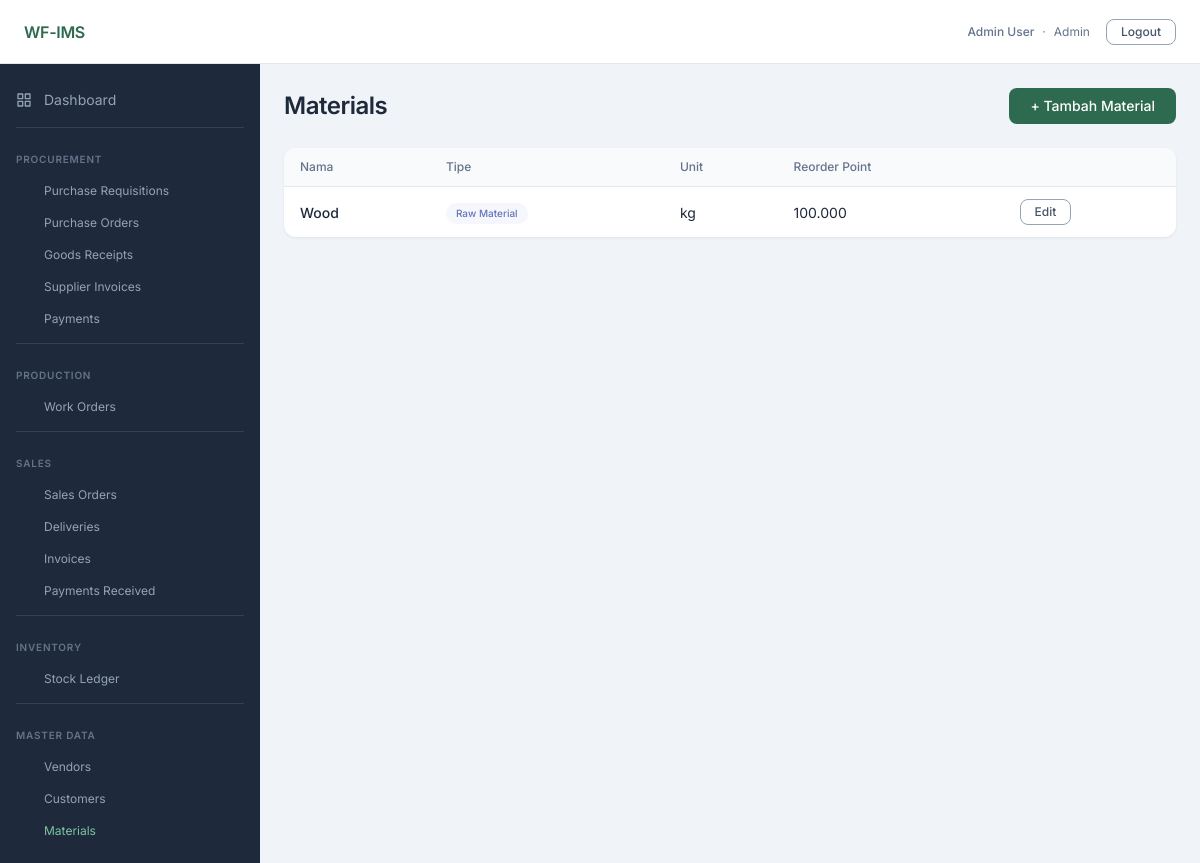
Screenshot of /master/materials (signed in) with the database file from the repository.
### app/models/user.py (models this page shows, shortened)
class User(UserMixin, db.Model):
    __tablename__ = 'users'
    id = db.Column(db.Integer, primary_key=True)
    email = db.Column(db.String(120), unique=True, nullable=False)
    password_hash = db.Column(db.String(256), nullable=False)
    full_name = db.Column(db.String(100), nullable=False)
    role = db.Column(db.Enum(UserRole), nullable=False)
    is_active = db.Column(db.Boolean, default=True, nullable=False)
    created_at = db.Column(db.DateTime, default=lambda: datetime.now(timezone.utc), nullable=False)

### app/models/master.py (models this page shows)
class Material(db.Model):
    __tablename__ = 'materials'
    id = db.Column(db.Integer, primary_key=True)
    name = db.Column(db.String(100), nullable=False)
    unit = db.Column(db.String(10), nullable=False)  # kg|ton|bag
    reorder_point = db.Column(db.Numeric(12, 3), default=0)
    material_type = db.Column(db.Enum(MaterialType), nullable=False)
    created_at = db.Column(db.DateTime, default=lambda: datetime.now(timezone.utc), nullable=False)
    bom_as_fg = db.relationship(
        'BOMItem', foreign_keys='BOMItem.fg_material_id',
        backref='fg_material', lazy='dynamic',
    )
    bom_as_rm = db.relationship(
        'BOMItem', foreign_keys='BOMItem.rm_material_id',
        backref='rm_material', lazy='dynamic',
    )

### app/blueprints/master/routes.py (the view)
@bp.route('/materials')
@login_required
def material_list():
    materials = Material.query.order_by(Material.name).all()
    return render_template('master/materials.html', materials=materials)

### app/models/user.py (called while the page is built)
@login_manager.user_loader
def load_user(user_id):
    return User.query.get(int(user_id))

### app/templates/master/materials.html (shortened to what this page needs)
{% extends 'base.html' %}
{% block content %}
<div class="page-header">
  <h1 class="page-title">Materials</h1>
  <a href="{{ url_for('master.material_new') }}" class="btn btn-primary">+ Tambah Material</a>
</div>
<div class="table-wrapper">
  <table class="table">
    <thead>
      <tr>
        <th>Nama</th>
        <th>Tipe</th>
        <th>Unit</th>
        <th>Reorder Point</th>
        <th></th>
      </tr>
    </thead>
    <tbody>
      {% for m in materials %}
      <tr>
        <td class="fw-medium">{{ m.name }}</td>
        <td>
          {% if m.material_type.value == 'raw_material' %}
            <span class="badge badge-info">Raw Material</span>
          {% else %}
            <span class="badge badge-success">Finished Goods</span>
          {% endif %}
        </td>
        <td>{{ m.unit }}</td>
        <td>{{ m.reorder_point }}</td>
        <td>
          <a href="{{ url_for('master.material_edit', material_id=m.id) }}" class="btn btn-secondary btn-sm">Edit</a>
        </td>
      </tr>
      {% else %}
      <tr>
        <td colspan="5" class="text-center text-muted">Belum ada material.</td>
      </tr>
      {% endfor %}
    </tbody>
  </table>
</div>
{% endblock %}

### app/templates/partials/navbar.html
<nav class="navbar">
  <span class="navbar-brand">WF-IMS</span>
  <div class="navbar-right">
    {% if current_user.is_authenticated %}
      <div class="navbar-user">
        <span class="fw-medium">{{ current_user.full_name }}</span>
        <span class="text-muted">·</span>
        <span class="text-muted">{{ current_user.role.value | title }}</span>
      </div>
      <a href="{{ url_for('auth.logout') }}" class="btn btn-secondary btn-sm">Logout</a>
    {% endif %}
  </div>
</nav>

### static/css/tokens.css (style rules this page uses)
:root { --color-primary-900: #1a3d2e; --color-primary-800: #1f4d39; --color-primary-700: #245c43; --color-primary-600: #2D6A4F; --color-primary-500: #3a8a66; --color-primary-400: #52a880; --color-primary-300: #7cc4a0; --color-primary-200: #a8dbbf; --color-primary-100: #d4eedf; --color-primary-50: #edf7f2; --color-secondary-900: #0f172a; --color-secondary-800: #1e293b; --color-secondary-700: #334155; --color-secondary-600: #475569; --color-secondary-500: #64748b; --color-secondary-400: #94a3b8; --color-secondary-300: #cbd5e1; --color-secondary-200: #e2e8f0; --color-secondary-100: #f1f5f9; --color-secondary-50: #f8fafc; --color-tertiary-900: #78350f; --color-tertiary-800: #92400e; --color-tertiary-700: #b45309; --color-tertiary-600: #D97706; --color-tertiary-500: #f59e0b; --color-tertiary-400: #fbbf24; --color-tertiary-300: #fcd34d; --color-tertiary-200: #fde68a; --color-tertiary-100: #fef3c7; --color-tertiary-50: #fffbeb; --color-neutral-900: #1e2a5e; --color-neutral-800: #2d3a7a; --color-neutral-700: #4050a0; --color-neutral-600: #6474BB; --color-neutral-500: #7b8fd0; --color-neutral-400: #9daade; --color-neutral-300: #bec7eb; --color-neutral-200: #dde2f4; --color-neutral-100: #eef0f9; --color-neutral-50: #f6f7fd; --color-success: var(--color-primary-600); --color-warning: var(--color-tertiary-600); --color-danger: #dc2626; --color-info: var(--color-neutral-600); --color-bg-page: #f0f4f8; --color-bg-card: #ffffff; --color-bg-sidebar: var(--color-secondary-800); --color-text-primary: var(--color-secondary-800); --color-text-muted: var(--color-secondary-500); --color-border: var(--color-secondary-200); --font-family-base: 'Inter', sans-serif; --text-display-size: 36px; --text-display-weight: 700; --text-display-tracking: -0.72px; --text-h1-size: 24px; --text-h1-weight: 600; --text-h1-tracking: -0.48px; --text-h2-size: 20px; --text-h2-weight: 500; --text-h2-tracking: -0.40px; --text-h3-size: 16px; --text-h3-weight: 500; --text-h3-tracking: -0.32px; --text-p1-size: 14px; --text-p1-weight: 400; --text-p1-tracking: 0; --text-p2-size: 12px; --text-p2-weight: 400; --text-p2-tracking: 0; --text-p3-size: 10px; --text-p3-weight: 400; --text-p3-tracking: 0; --space-1: 4px; --space-2: 8px; --space-3: 12px; --space-4: 16px; --space-5: 20px; --space-6: 24px; --space-8: 32px; --space-10: 40px; --space-12: 48px; --space-16: 64px; }

### static/css/base.css (style rules this page uses)
*, *::before, *::after { box-sizing: border-box; margin: 0; padding: 0; }
html { font-size: 16px; -webkit-text-size-adjust: 100%; }
body { font-family: var(--font-family-base); font-size: var(--text-p1-size); font-weight: var(--text-p1-weight); color: var(--color-text-primary); background: var(--color-bg-page); line-height: 1.5; -webkit-font-smoothing: antialiased; }
a { color: var(--color-primary-600); text-decoration: none; }
h1 { font-size: var(--text-h1-size); font-weight: var(--text-h1-weight); letter-spacing: var(--text-h1-tracking); color: var(--color-text-primary); }

### static/css/layout.css (style rules this page uses)
.navbar { height: 64px; background: #fff; border-bottom: 1px solid var(--color-border); display: flex; align-items: center; justify-content: space-between; padding: 0 var(--space-6); flex-shrink: 0; z-index: 100; }
.navbar-brand { font-size: var(--text-h3-size); font-weight: 600; color: var(--color-primary-600); letter-spacing: -0.3px; }
.navbar-right { display: flex; align-items: center; gap: var(--space-4); font-size: var(--text-p2-size); color: var(--color-text-muted); }
.navbar-user { display: flex; align-items: center; gap: var(--space-2); }
.page-header { display: flex; align-items: center; justify-content: space-between; margin-bottom: var(--space-6); }
.page-title { font-size: var(--text-h1-size); font-weight: var(--text-h1-weight); letter-spacing: var(--text-h1-tracking); color: var(--color-text-primary); }

### rows the page displays
User: full_name "Admin User", role.value "Admin"
Material: name "Wood", material_type "Raw Material", unit "kg", reorder_point "100.000"
